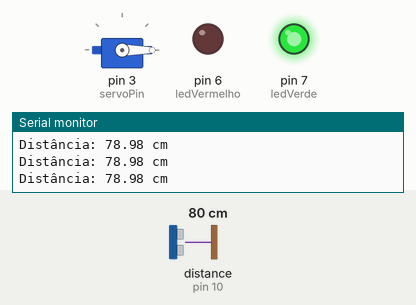
A sketch run on a simulated Arduino Uno, built with avr-gcc and run on an emulated ATmega328P. On the bench: servo, output pins drawn as LEDs (lit = HIGH), the last lines printed to the serial monitor. Wiring (inferred from the names in the program): ultrasonic range finder: trigger pin 9; echo pin 10. Inputs (shaded band) come from the test bench; at power-on: distance to the obstacle (sensor on pin 10) 80 cm. The echo pulse lasts 58.3 µs per cm; pins used as bus, display or sensor lines are not drawn.

Above: at 1.2 s.
1.3 s: distance to the obstacle (sensor on pin 10) set to 17 cm
2.8 s: distance to the obstacle (sensor on pin 10) set to 14 cm
At 3.5 s:
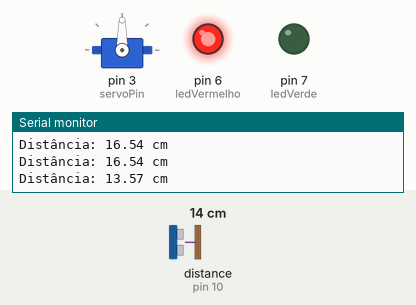
Timing chart, 0 to 9.4 s (numbered marks = the images above; inputs shaded):
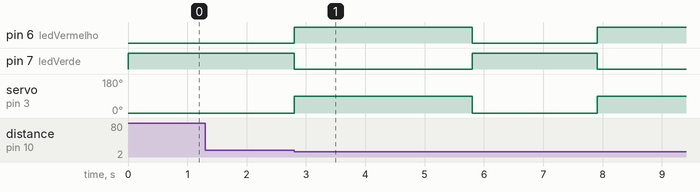

Measured:
- the behaviour switches between 16 and 15 cm on distance to the obstacle (sensor on pin 10) (found by bisection; images 0 and 1)
- after the input at 2.8 s, pin 6 (ledVermelho): LOW → HIGH at once, → LOW 3.0 s later, → HIGH 2.1 s later; pin 7 (ledVerde): HIGH → LOW at once, → HIGH 3.0 s later, → LOW 2.1 s later; servo on pin 3 (servoPin): 0° → 90° at once, → 0° 3.0 s later, → 90° 2.1 s later

The sketch:

sistemacancelaautomatica.ino
```cpp
#include <Servo.h>

#define trigPin 9
#define echoPin 10
#define ledVermelho 6
#define ledVerde 7
#define servoPin 3

Servo cancela;

void setup() {
  Serial.begin(9600);

  pinMode(trigPin, OUTPUT);
  pinMode(echoPin, INPUT);
  pinMode(ledVermelho, OUTPUT);
  pinMode(ledVerde, OUTPUT);

  cancela.attach(servoPin);
  cancela.write(0); // cancela fechada

  digitalWrite(ledVerde, HIGH);   // sistema em espera
  digitalWrite(ledVermelho, LOW);
}

void loop() {
  long duracao;
  float distancia;

  // Envia pulso ultrassônico
  digitalWrite(trigPin, LOW);
  delayMicroseconds(2);
  digitalWrite(trigPin, HIGH);
  delayMicroseconds(10);
  digitalWrite(trigPin, LOW);

  // Mede duração do eco
  duracao = pulseIn(echoPin, HIGH);
  distancia = duracao * 0.034 / 2;

  Serial.print("Distância: ");
  Serial.print(distancia);
  Serial.println(" cm");

  if (distancia < 15) {
    digitalWrite(ledVerde, LOW);
    digitalWrite(ledVermelho, HIGH);

    cancela.write(90); // Abre a cancela
    delay(3000);       // Espera 3 segundos
    cancela.write(0);  // Fecha a cancela

    digitalWrite(ledVermelho, LOW);
    digitalWrite(ledVerde, HIGH);

    delay(2000); // Pequena pausa antes de permitir nova detecção
  }

  delay(100); // Pequeno atraso para estabilidade
}
```
